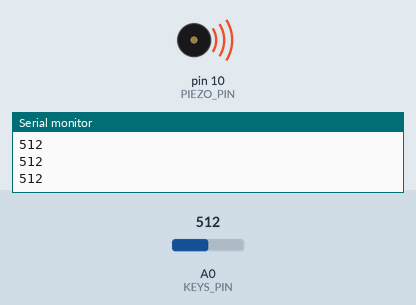
Simulated run of this sketch. Board: Arduino Uno, built with avr-gcc and run on an emulated ATmega328P. Shown: buzzer (waves = sounding), the last lines printed to the serial monitor. Inputs (shaded band) come from the test bench; at power-on: A0 (KEYS_PIN) = 512.

Above: at 1.2 s.
1.3 s: A0 (KEYS_PIN) set to 490
At 2.5 s:
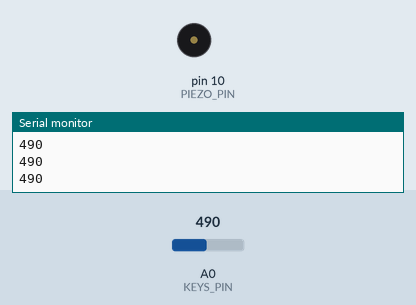
2.8 s: A0 (KEYS_PIN) set to 511
At 3.8 s:
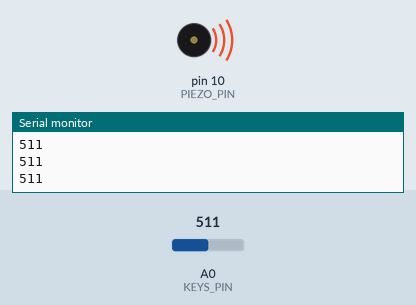
4.3 s: A0 (KEYS_PIN) set to 495
At 4.9 s:
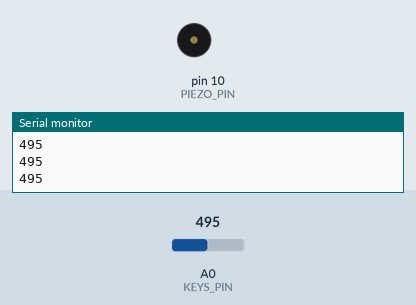
Timing chart, 0 to 7.3 s (numbered marks = the images above; inputs shaded):
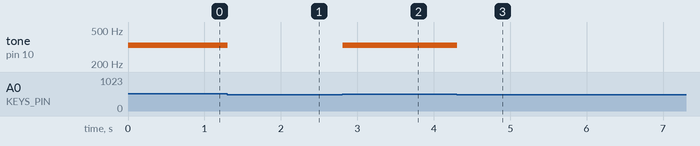

The sketch:

KeyboardInstrument.ino
```cpp
const int KEYS_PIN = A0;
const int PIEZO_PIN = 10;

const int notes[] = {262,294,330,349};

void setup() {
   Serial.begin(9600);
}

void loop() {
  int keyVal = analogRead(KEYS_PIN);
  Serial.println(keyVal);

  if(keyVal == 1023) {
    tone(PIEZO_PIN, notes[0]);
  }
  else if(keyVal >= 990 && keyVal <= 1010) {
    tone(PIEZO_PIN, notes[1]);
  }
  else if(keyVal >= 505 && keyVal <= 515) {
    tone(PIEZO_PIN, notes[2]);
  }
  else if(keyVal >= 5 && keyVal <= 10)
  {
    tone(PIEZO_PIN, notes[3]);
  }
  else {
     noTone(PIEZO_PIN);
  }
}
```

Measured:
- the behaviour switches between 505 and 504 on A0 (KEYS_PIN) (found by bisection; images 0 and 1)
- after the input at 1.3 s, tone on pin 10 (PIEZO_PIN): 330 Hz → silent at once
- after the input at 2.8 s, tone on pin 10 (PIEZO_PIN): silent → 330 Hz at once
- after the input at 4.3 s, tone on pin 10 (PIEZO_PIN): 330 Hz → silent at once
